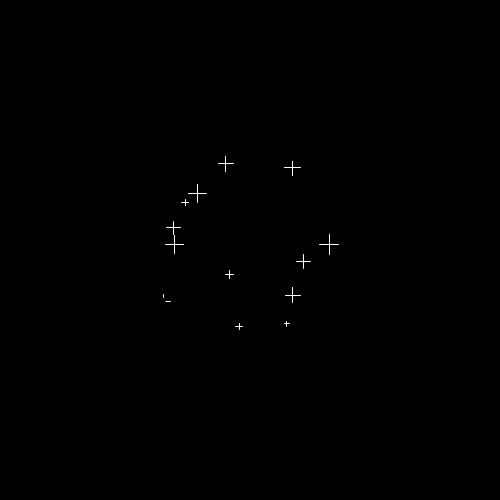
Frame 1 (no input)
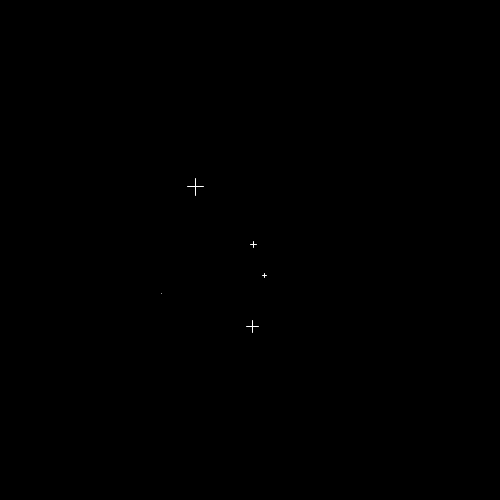
Frame 60 (the mouse pressed at the canvas centre just before this capture)
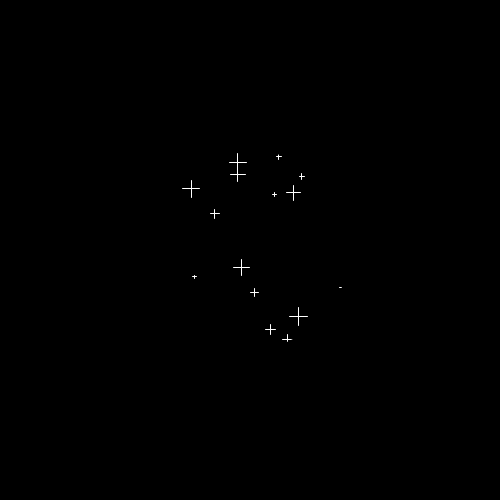
Frame 120 (the mouse held since frame 60 and released just before this capture)

The Processing sketch that drew these frames (run headless with seeded random() and noise(); from frame 60 on, the mouse is pressed at the canvas centre):

// Processing sketch: transparentHole
// ── transparentHole.pde
void setup()
{
  size(500, 500);
  stroke(255);
  
  mask = createShape();
  mask.beginShape();
  mask.fill(0);
  mask.noStroke();
  mask.vertex(0,0);
  mask.vertex(width,0);
  mask.vertex(width,height);
  mask.vertex(0,height);
  mask.beginContour();
  float sides = 20;
  float thetaInc = TWO_PI / sides; 
  float radius = 100;
  for (int i = 0 ; i <= sides ; i ++)
  {
    float theta = i * thetaInc;
    float x = width / 2 + sin(theta) * radius;
    float y = height / 2 + cos(theta) * radius;
    mask.vertex(x, y);
  }
  mask.endContour();
  mask.endShape();
}

PShape mask;
int numStars = 100;
void draw()
{
  background(0);
  for (int i = 0 ; i < 100 ; i ++)
  {
    drawStar(random(0, width), random(0, width), random(1, 10)); 
  }  
  
  shape(mask, 0, 0);
}

void drawStar(float x, float y, float size)
{
  pushMatrix();
  translate(x, y);
  stroke(255);
  line(- size, 0, size, 0);
  line(0, - size, 0, size);
  popMatrix();
}
